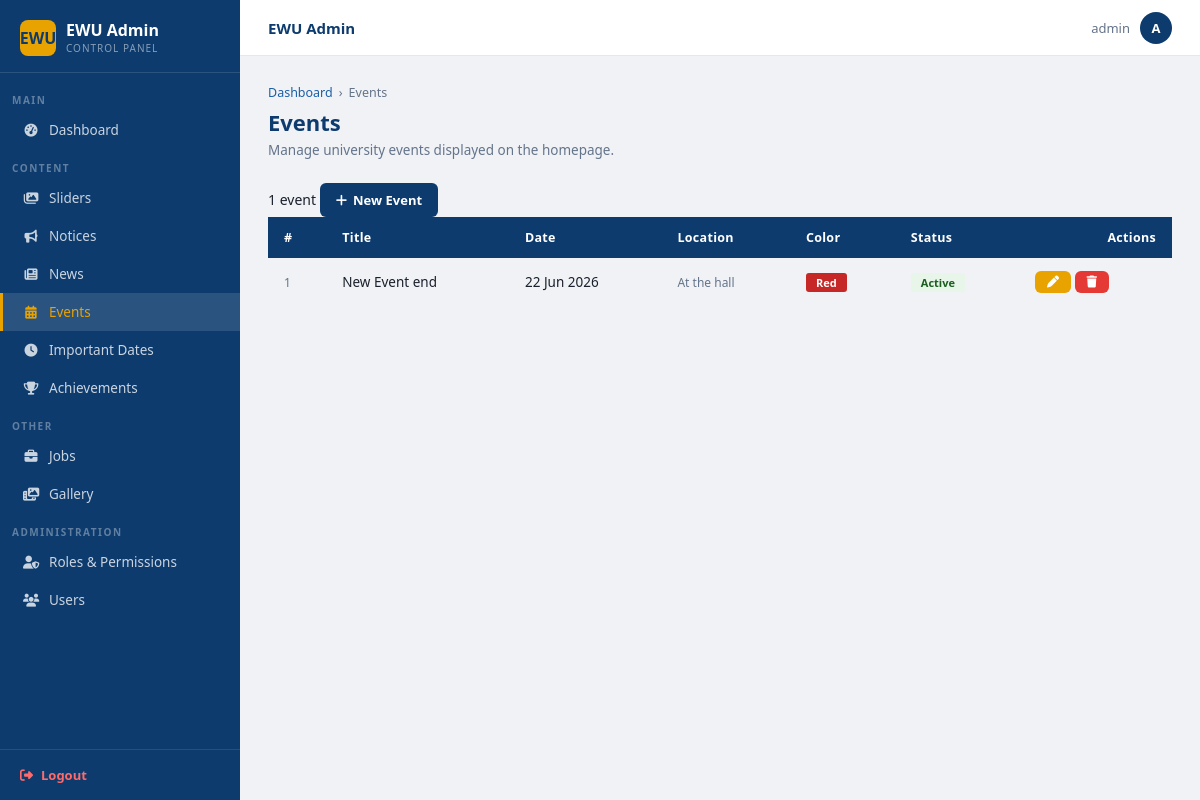
The page /dashboard/events/ (signed in) on the database its author committed.
### main/models.py (models this page shows, shortened)
class Event(models.Model):
    BADGE_COLORS = [
        ('green',  'Green'),
        ('red',    'Red'),
        ('blue',   'Blue'),
        ('orange', 'Orange'),
    ]
    title       = models.CharField(max_length=300)
    date        = models.DateField()
    location    = models.CharField(max_length=300, blank=True)
    description = models.TextField(blank=True)
    badge_color = models.CharField(max_length=10, choices=BADGE_COLORS, default='green')
    is_active   = models.BooleanField(default=True)
    class Meta:
        ordering = ['date']

### main/views.py (the view)
# urls.py: path('dashboard/events/',                       views.event_list,         name='admin_event_list'),
@require_perm('main.view_event')
def event_list(request):
    return render(request, 'admin/event_list.html', {'events': Event.objects.order_by('date')})

### templates/admin/event_list.html (shortened to what this page needs)
{% extends 'admin/base_admin.html' %}
{% block nav_events %}active{% endblock %}
{% block content %}
<div class="page-head">
  <div class="breadcrumb">
    <a href="{% url 'dashboard' %}">Dashboard</a>
    <span>›</span><span>Events</span>
  </div>
  <h1>Events</h1>
  <p>Manage university events displayed on the homepage.</p>
</div>
<div class="search-row">
  <span class="count-badge">{{ events|length }} event{{ events|length|pluralize }}</span>
  <a href="{% url 'admin_event_create' %}" class="btn btn-primary" style="margin-left:auto">
    <i class="fa-solid fa-plus"></i> New Event
  </a>
</div>
<div class="card">
  <table class="tbl">
    <thead>
      <tr>
        <th>#</th>
        <th>Title</th>
        <th>Date</th>
        <th>Location</th>
        <th>Color</th>
        <th>Status</th>
        <th style="text-align:right">Actions</th>
      </tr>
    </thead>
    <tbody>
      {% for event in events %}
      <tr>
        <td style="color:var(--muted);font-size:12px">{{ forloop.counter }}</td>
        <td class="td-title">{{ event.title }}</td>
        <td class="td-date">{{ event.date|date:"d M Y" }}</td>
        <td style="font-size:12px;color:var(--muted)">{{ event.location|default:"—"|truncatechars:30 }}</td>
        <td>
          <span style="
            background:{% if event.badge_color == 'green' %}#1e7e34{% elif event.badge_color == 'red' %}#c62828{% elif event.badge_color == 'blue' %}#1a4da8{% else %}#e8a300{% endif %};
            color:#fff;padding:2px 10px;border-radius:3px;font-size:11px;font-weight:700;text-transform:capitalize
          ">{{ event.badge_color }}</span>
        </td>
        <td>
          {% if event.is_active %}
          <span style="background:#e8f5e9;color:#1b5e20;padding:2px 10px;border-radius:3px;font-size:11px;font-weight:700">Active</span>
          {% else %}
          <span style="background:#f5f5f5;color:#9e9e9e;padding:2px 10px;border-radius:3px;font-size:11px;font-weight:700">Inactive</span>
          {% endif %}
        </td>
        <td>
          <div class="td-act">
            <a href="{% url 'admin_event_edit' event.pk %}" class="btn btn-sm btn-warning btn-icon" title="Edit">
              <i class="fa-solid fa-pen"></i>
            </a>
            <a href="{% url 'admin_event_delete' event.pk %}" class="btn btn-sm btn-danger btn-icon" title="Delete">
              <i class="fa-solid fa-trash"></i>
            </a>
          </div>
        </td>
      </tr>
      {% endfor %}
    </tbody>
  </table>
</div>
{% endblock %}

### templates/admin/base_admin.html (shortened to what this page needs)
{% load static %}
<!DOCTYPE html>
<html lang="en">
<head>
  <link rel="stylesheet" href="https://cdnjs.cloudflare.com/ajax/libs/font-awesome/6.5.0/css/all.min.css">
</head>
<body>
<div class="admin-wrapper">
  <aside class="sidebar">
    <div class="sidebar-brand">
      <div class="brand-icon">EWU</div>
      <div>
        <div class="brand-name">EWU Admin</div>
        <div class="brand-sub">Control Panel</div>
      </div>
    </div>
    <nav class="sidebar-nav">
      <div class="sidebar-section">Main</div>
      <a href="{% url 'dashboard' %}" class="sidebar-link {% block nav_dashboard %}{% endblock %}">
    <i class="fa-solid fa-gauge-high"></i> Dashboard
      </a>
      <div class="sidebar-section">Content</div>
      {% if perms.main.view_slider %}
      <a href="{% url 'admin_slider_list' %}" class="sidebar-link {% block nav_sliders %}{% endblock %}">
        <i class="fa-solid fa-images"></i> Sliders
      </a>
      {% endif %}
      {% if perms.main.view_notice %}
      <a href="{% url 'admin_notice_list' %}" class="sidebar-link {% block nav_notice %}{% endblock %}">
  <i class="fa-solid fa-bullhorn"></i> Notices
</a>
      {% endif %}
      {% if perms.main.view_news %}
      <a href="{% url 'admin_news_list' %}" class="sidebar-link {% block nav_news %}{% endblock %}">
        <i class="fa-solid fa-newspaper"></i> News
      </a>
      {% endif %}
      {% if perms.main.view_event %}
      <a href="{% url 'admin_event_list' %}" class="sidebar-link {% block nav_events %}{% endblock %}">
        <i class="fa-solid fa-calendar-days"></i> Events
      </a>
      {% endif %}
      {% if perms.main.view_importantdate %}
      <a href="{% url 'admin_date_list' %}" class="sidebar-link {% block nav_dates %}{% endblock %}">
        <i class="fa-solid fa-clock"></i> Important Dates
      </a>
      {% endif %}
      {% if perms.main.view_achievement %}
      <a href="{% url 'admin_achievement_list' %}" class="sidebar-link {% block nav_achievements %}{% endblock %}">
        <i class="fa-solid fa-trophy"></i> Achievements
      </a>
      {% endif %}
      {% if perms.main.view_job or perms.main.view_galleryphoto %}
      <div class="sidebar-section">Other</div>
      {% if perms.main.view_job %}
      <a href="{% url 'admin_job_list' %}" class="sidebar-link {% block nav_jobs %}{% endblock %}">
        <i class="fa-solid fa-briefcase"></i> Jobs
      </a>
      {% endif %}
      {% if perms.main.view_galleryphoto %}
      <a href="{% url 'admin_gallery_list' %}" class="sidebar-link {% block nav_gallery %}{% endblock %}">
        <i class="fa-solid fa-photo-film"></i> Gallery
      </a>
      {% endif %}
      {% endif %}
      {% if request.user.is_superuser %}
      <div class="sidebar-section">Administration</div>
      <a href="{% url 'role_list' %}" class="sidebar-link {% block nav_roles %}{% endblock %}">
        <i class="fa-solid fa-user-shield"></i> Roles &amp; Permissions
      </a>
      <a href="{% url 'rbac_user_list' %}" class="sidebar-link {% block nav_users %}{% endblock %}">
        <i class="fa-solid fa-users"></i> Users
      </a>
      {% endif %}
    </nav>
    <div class="sidebar-logout">
      <a href="{% url 'logout' %}">
        <i class="fa-solid fa-right-from-bracket"></i> Logout
      </a>
    </div>
  </aside>
  <div class="main-content">
    <div class="topbar">
      <span class="topbar-title">{% block topbar_title %}EWU Admin{% endblock %}</span>
      <div class="topbar-user">
        <span>{{ request.user.get_full_name|default:request.user.username }}</span>
        <div class="avatar">{{ request.user.username|first|upper }}</div>
      </div>
    </div>
    <div class="page-area">
      {% block content %}{% endblock %}
    </div>
  </div>
</div>
</body>
</html>

### templates/admin/base_admin.html (style rules this page uses)
:root { --navy: #0d3b6e; --navy-dark: #092d55; --navy-light: #1a5fa8; --amber: #e8a300; --amber-dark: #c98a00; --red: #e53935; --green: #2e7d32; --bg: #f0f2f5; --white: #ffffff; --border: #e2e8f0; --text: #1a202c; --muted: #64748b; --sidebar-w: 240px; }
*, *::before, *::after { box-sizing: border-box; margin: 0; padding: 0; }
body { font-family: 'Segoe UI', system-ui, -apple-system, sans-serif; background: var(--bg); color: var(--text); font-size: 14px; }
a { text-decoration: none; color: inherit; }
.admin-wrapper { display: flex; min-height: 100vh; }
.sidebar { width: var(--sidebar-w); background: var(--navy); flex-shrink: 0; display: flex; flex-direction: column; position: fixed; top: 0; left: 0; bottom: 0; overflow-y: auto; z-index: 100; }
.sidebar-brand { padding: 20px 20px 16px; border-bottom: 1px solid rgba(255,255,255,.12); display: flex; align-items: center; gap: 10px; }
.sidebar-brand .brand-icon { width: 36px; height: 36px; background: var(--amber); border-radius: 8px; display: flex; align-items: center; justify-content: center; color: var(--navy); font-size: 16px; font-weight: 800; flex-shrink: 0; }
.sidebar-brand .brand-name { font-size: 16px; font-weight: 700; color: #fff; line-height: 1.2; }
.sidebar-brand .brand-sub { font-size: 10px; color: rgba(255,255,255,.5); text-transform: uppercase; letter-spacing: 1px; }
.sidebar-section { padding: 12px 12px 4px; font-size: 10px; font-weight: 700; color: rgba(255,255,255,.35); text-transform: uppercase; letter-spacing: 1.5px; }
.sidebar-nav { flex: 1; padding: 8px 0; }
.sidebar-link { display: flex; align-items: center; gap: 10px; padding: 10px 20px; color: rgba(255,255,255,.78); font-size: 13.5px; font-weight: 500; transition: background .15s, color .15s; border-left: 3px solid transparent; }
.sidebar-link i { width: 16px; text-align: center; font-size: 13px; }
.sidebar-link.active { background: rgba(255,255,255,.12); color: var(--amber); border-left-color: var(--amber); }
.sidebar-logout { padding: 16px 20px; border-top: 1px solid rgba(255,255,255,.1); }
.sidebar-logout a { display: flex; align-items: center; gap: 8px; color: #ff6b6b; font-size: 13px; font-weight: 600; transition: color .2s; }
.main-content { margin-left: var(--sidebar-w); flex: 1; display: flex; flex-direction: column; min-height: 100vh; }
.topbar { background: var(--white); border-bottom: 1px solid var(--border); padding: 0 28px; height: 56px; display: flex; align-items: center; justify-content: space-between; position: sticky; top: 0; z-index: 50; }
.topbar-title { font-size: 15px; font-weight: 600; color: var(--navy); }
.topbar-user { display: flex; align-items: center; gap: 10px; font-size: 13px; color: var(--muted); }
.topbar-user .avatar { width: 32px; height: 32px; background: var(--navy); color: #fff; border-radius: 50%; display: flex; align-items: center; justify-content: center; font-size: 13px; font-weight: 700; }
.page-area { padding: 28px; flex: 1; }
.page-head { margin-bottom: 24px; }
.breadcrumb { display: flex; align-items: center; gap: 6px; font-size: 12.5px; color: var(--muted); margin-bottom: 6px; }
.breadcrumb a { color: var(--navy-light); }
.page-head h1 { font-size: 22px; font-weight: 700; color: var(--navy); margin-bottom: 4px; }
.page-head p { font-size: 13.5px; color: var(--muted); }
.btn { display: inline-flex; align-items: center; gap: 6px; padding: 8px 16px; border-radius: 6px; font-size: 13px; font-weight: 600; cursor: pointer; border: none; transition: background .15s, transform .1s; white-space: nowrap; }
.btn-primary { background: var(--navy); color: #fff; }
.btn-danger { background: var(--red); color: #fff; }
.btn-sm { padding: 5px 12px; font-size: 12px; }
.btn-warning { background: var(--amber); color: #fff; }
table.tbl { width: 100%; border-collapse: collapse; }
table.tbl thead th { background: var(--navy); color: #fff; padding: 12px 16px; text-align: left; font-size: 12.5px; font-weight: 600; letter-spacing: .3px; }
table.tbl thead th:first-child { border-radius: 0; }
table.tbl tbody td { padding: 13px 16px; border-bottom: 1px solid var(--border); font-size: 13.5px; }
table.tbl tbody tr:last-child td { border-bottom: none; }

### rows shown on the page
Event: title "New Event end", date "22 Jun 2026", location "At the hall", badge_color "Red", is_active "Active"

### other values the page prints
{{ request.user.get_full_name|default:request.user.username }} "admin"
{{ request.user.username|first|upper }} "A"
{{ events|length }} "1"
